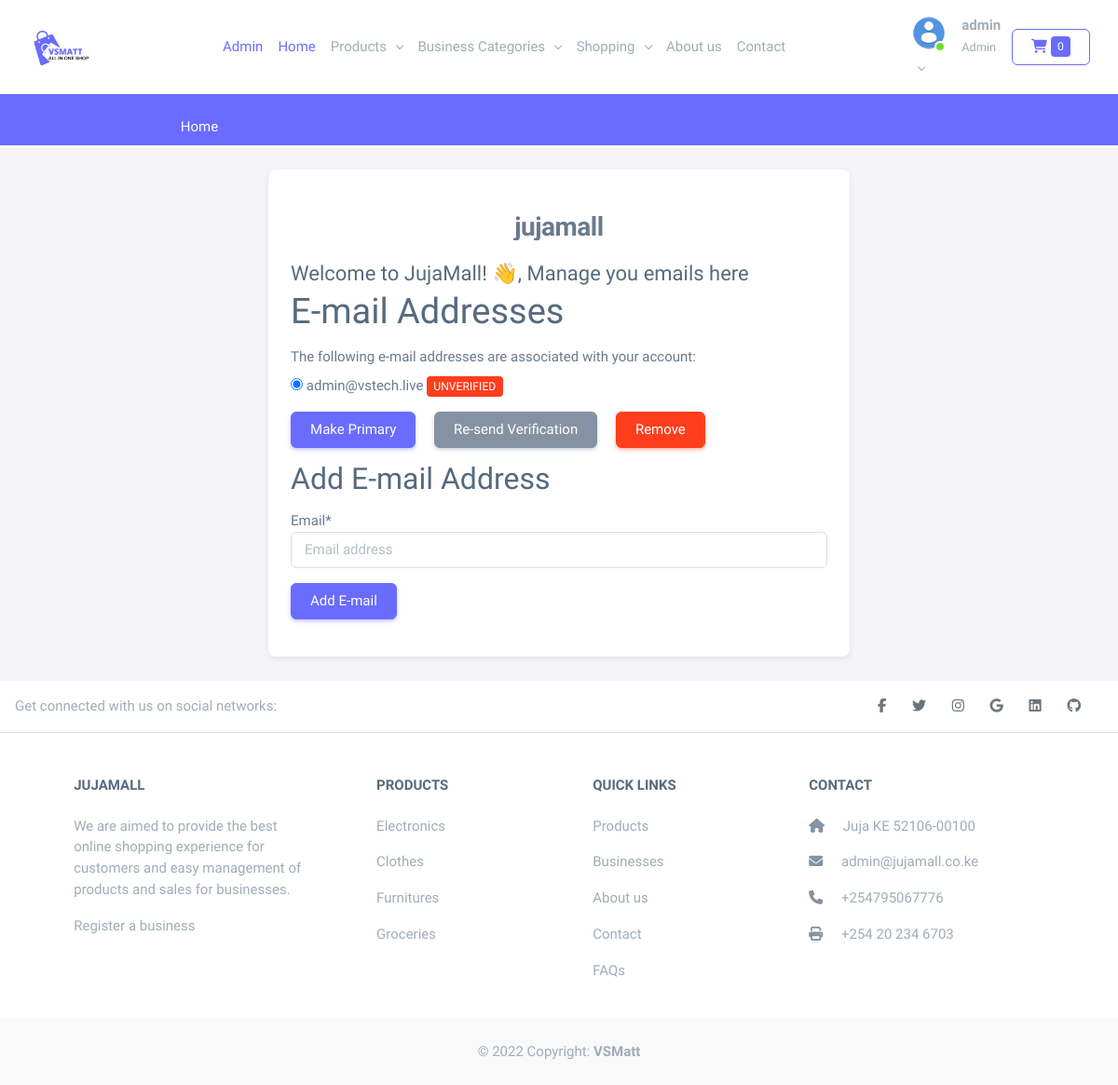
Page /accounts/email/ (signed in) on the earlier database version.
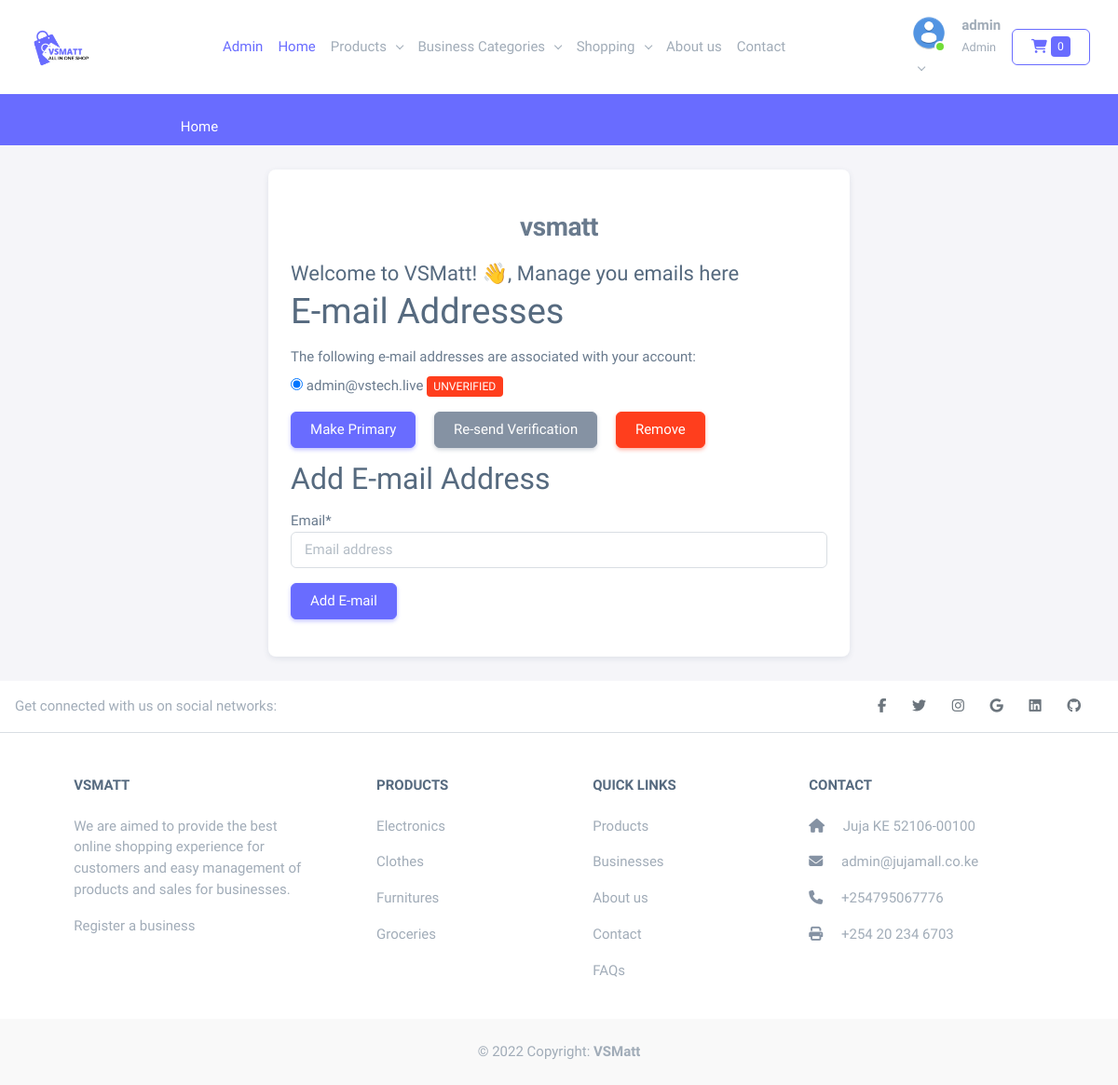
Same page on the later database version.
### core/models.py (models this page shows, shortened)
class JujaMall(models.Model):
    title = models.CharField(max_length=255)
    logo = models.ImageField(upload_to='uploads/jujamall/logo', blank=True, null=True)
    about_us = models.TextField(blank=True, null=True)
    phone_number = PhoneNumberField(blank=True, null=True)
    twitter = models.URLField(blank=True, null=True)
    facebook = models.URLField(blank=True, null=True)
    linkedin = models.URLField(blank=True, null=True)
    instagram = models.URLField(blank=True, null=True)
    github = models.URLField(blank=True, null=True)
    email = models.EmailField(blank=True, null=True)
    address = models.CharField(blank=True, null=True, max_length=256)
    set_current = models.BooleanField(default=False)
    longitude = models.DecimalField(max_digits=22, decimal_places=16, default=37.0106327842076)
    latitude = models.DecimalField(max_digits=22, decimal_places=16, default=-1.1139084362152138)
    def __str__(self):
        return self.title

### business/context_processor.py (called while the page is built)
def business_categories(request):
    return {'business_categories': BusinessCategory.objects.all()}

### business/models.py (called while the page is built)
    def __str__(self):
        return self.title

    def get_absolute_url(self):
        return reverse('business:category', args=[self.slug])

### cart/cart.py (called while the page is built)
    def __len__(self):
        return sum(item['quantity'] for item in self.cart.values())

### cart/context_processor.py (called while the page is built)
def cart(request):
    return {'cart': Cart(request)}

### core/context_processor.py (called while the page is built)
def jujamall(request):
    return {'jujamall': JujaMall.objects.filter(set_current=True).first()}

### products/context_processor.py (called while the page is built)
def product_categories(request):
    return {"product_categories": ProductCategory.objects.all()}

### products/models.py (called while the page is built)
    def __str__(self):
        return self.title

    def get_absolute_url(self):
        return reverse(
            'products:category',
            args=[
                self.slug
            ])

### templates/account/email.html (shortened to what this page needs)
{% extends "base.html" %}
{% load crispy_forms_tags %}
{% load i18n %}
{% block content %}
<div class="container">
  <div class="authentication-wrapper authentication-basic container-p-y">
    <div class="authentication-inner row align-items-center justify-content-center">
      <div class="col-xl-7">
        <div class="card">
          <div class="card-body">
            <div class="app-brand justify-content-center my-4">
              <a href="/" class="app-brand-link gap-2">
                <span class="app-brand-text demo text-body fw-bolder">{{jujamall | default:"VSMatt" }}</span>
              </a>
            </div>
            <h4 class="mb-2">Welcome to {{jujamall | default:"VSMatt" }}! 👋, Manage you emails here</h4>
              <h1>{% trans "E-mail Addresses" %}</h1>
              {% if user.emailaddress_set.all %}
              <p class="my-2">{% trans 'The following e-mail addresses are associated with your account:' %}</p>
              <form action="{% url 'account_email' %}" class="email_list" method="post">
                  <fieldset class="blockLabels">
                    {% for emailaddress in user.emailaddress_set.all %}
                      <div class="ctrlHolder">
                            <label for="email_radio_{{forloop.counter}}" class="{% if emailaddress.primary %}primary_email{%endif%}">
                              <input id="email_radio_{{forloop.counter}}" type="radio" name="email" {% if emailaddress.primary or user.emailaddress_set.count == 1 %}checked="checked"{%endif %} value="{{emailaddress.email}}"/>
                              {{ emailaddress.email }}
                              {% if emailaddress.verified %}
                                <span class="verified badge bg-success">{% trans "Verified" %}</span>
                              {% else %}
                                <span class="unverified badge bg-danger">{% trans "Unverified" %}</span>
                              {% endif %}
                            </label>
                      </div>
                    {% endfor %}
              <div class="buttonHolder my-3">
                    <button class="secondaryAction btn btn-primary me-3" type="submit" name="action_primary" >{% trans 'Make Primary' %}</button>
                    <button class="secondaryAction btn btn-secondary me-3" type="submit" name="action_send" >{% trans 'Re-send Verification' %}</button>
                    <button class="primaryAction btn btn-danger me-3" type="submit" name="action_remove" >{% trans 'Remove' %}</button>
              </div>
              </fieldset>
              </form>
              {% else %}
              <p><strong>{% trans 'Warning:'%}</strong> {% trans "You currently do not have any e-mail address set up. You should really add an e-mail address so you can receive notifications, reset your password, etc." %}</p>
              {% endif %}
                {% if can_add_email %}
                  <h2>{% trans "Add E-mail Address" %}</h2>
                  <form method="post" action="{% url 'account_email' %}" class="add_email">
                      {{ form|crispy }}
                      <button name="action_add" type="submit" class="btn btn-primary my-3">{% trans "Add E-mail" %}</button>
                  </form>
                {% endif %}
            </div>
          </div>
        </div>
      </div>
    </div>
  </div>
{% endblock %}

### templates/partials/footer.html (shortened to what the changed rows need)
<footer class="text-center text-lg-start bg-white text-muted">
    <section class="">
      <div class="container text-center text-md-start mt-5">
        <div class="row mt-3">
          <div class="col-md-3 col-lg-4 col-xl-3 mx-auto mb-4">
            <h6 class="text-uppercase fw-bold mb-4">
              {{ jujamall | default:"VSMatt" }}
            </h6>
            <p>
              We are aimed to provide the best online shopping experience for customers and easy management of products and sales for businesses.
              <p><a href="{% url 'business:register_business' %}" class="text-reset">Register a business</a></p>
            </p>
          </div>
          <div class="col-md-4 col-lg-3 col-xl-3 mx-auto mb-md-0 mb-4">
            <h6 class="text-uppercase fw-bold mb-4">Contact</h6>
            <p><i class="fas fa-home me-3 text-secondary"></i> {{jujamall.address | default:"Juja KE 52106-00100"}} </p>
            <p>
              <i class="fas fa-envelope me-3 text-secondary"></i>
              {{jujamall.email | default:"info@vsmatt.co.ke"}}
            </p>
            <p><i class="fas fa-phone me-3 text-secondary"></i> {{ jujamall.phone_number | default:"+25495067776"}} </p>
            <p><i class="fas fa-print me-3 text-secondary"></i> +254 20 234 6703</p>
          </div>
        </div>
      </div>
    </section>
  </footer>

Differences in the rows shown:
changed JujaMall "Juja KE 52106-00100": title "jujamall" → "vsmatt"; title "JujaMall" → "VSMatt"; title "JUJAMALL" → "VSMATT"
